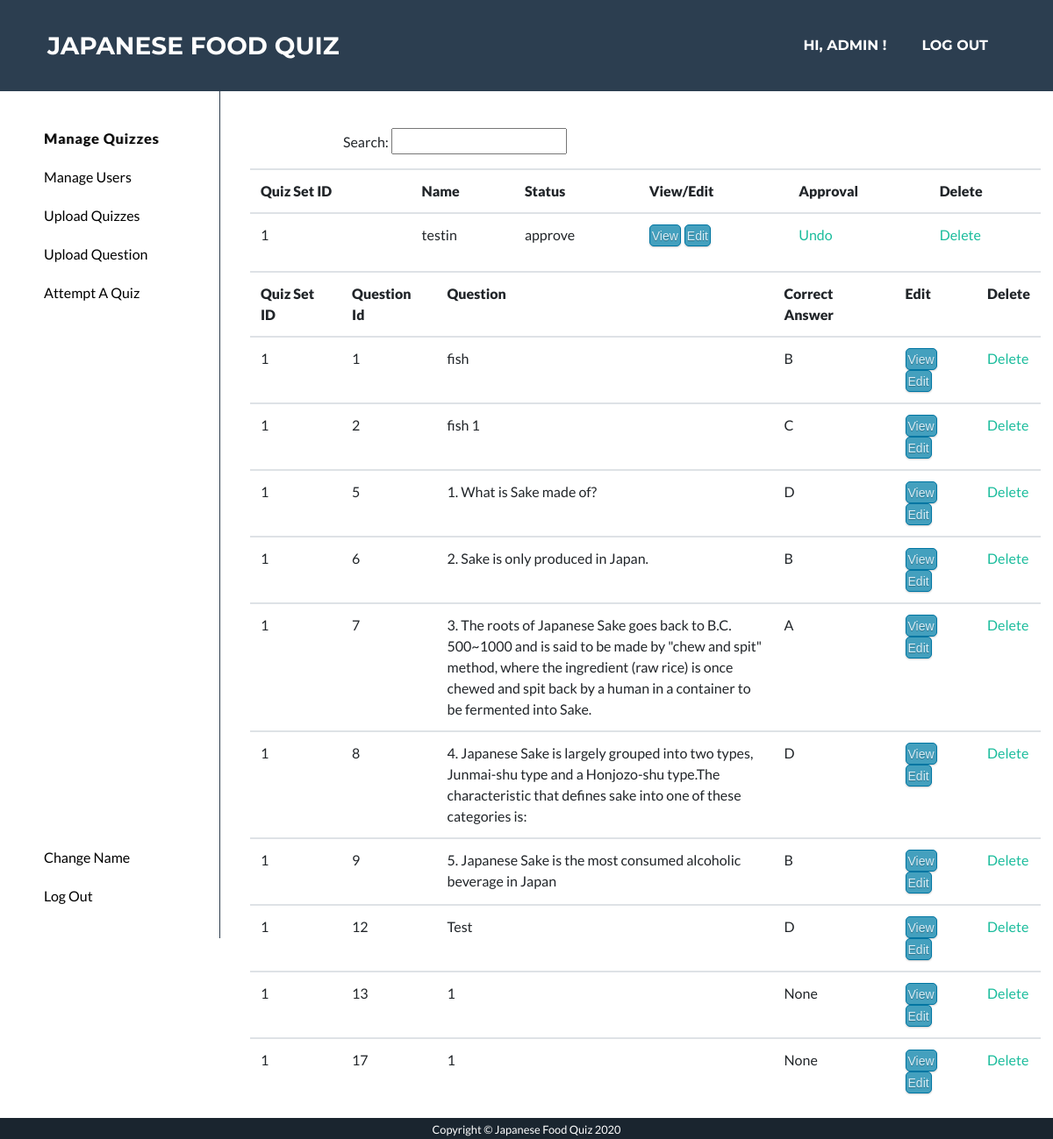
/manage_quiz (signed in), run on an earlier commit of the app's database.
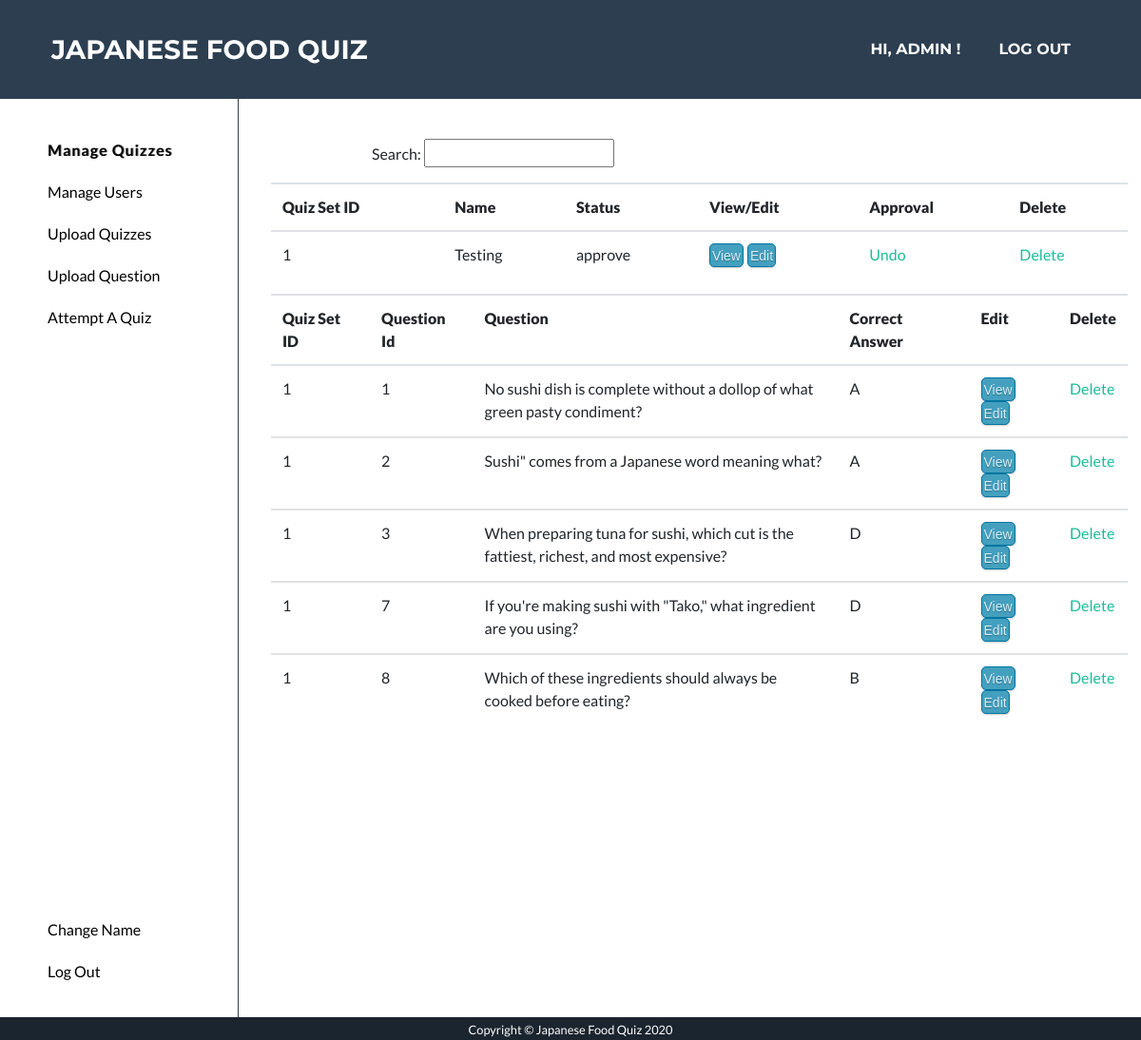
And on a later commit of the database.
### app/models.py (models this page shows, shortened)
class QuizSet(db.Model):
    __table_args__ = {'extend_existing': True}
    quizSetID = db.Column(db.Integer, primary_key=True)
    name = db.Column(db.String(100))
    description = db.Column(db.String(100))
    picture = db.Column(db.String(100))
    userID = db.Column(db.String)
    status = db.Column(db.String(100))

class Question(db.Model):
    __table_args__ = {'extend_existing': True}
    questionID = db.Column(db.Integer, primary_key=True)
    quizSetID = db.Column(db.Integer)
    question = db.Column(db.String(1000))
    choiceA = db.Column(db.String(100))
    choiceB = db.Column(db.String(100))
    choiceC = db.Column(db.String(100))
    choiceD = db.Column(db.String(100))
    correctAnswer = db.Column(db.String(2))

### app/routes.py (the view)
@app.route('/manage_quiz')
@login_required
def manage_quiz():
	user = current_user
	if user.id != '1111111':
		return redirect('/admin')
	quizSetIds = []
	quizSets = QuizSet.query.all()
	for quizSet in quizSets:
		quizSetIds.append(quizSet.quizSetID)
	questions = Question.query.all()
	show_questions = []
	for question in questions:
		if question.quizSetID in quizSetIds:
			show_questions.append(question)
	return render_template('manage_quiz.html', quizSets=quizSets, questions=show_questions, username=current_user.name)

### app/models.py (called while the page is built)
@login.user_loader
def load_user(id):
    user = User.query.filter_by(id=(int(id))).first()
    return user

### app/templates/manage_quiz.html (shortened to what this page needs)
<!DOCTYPE html>
<html lang="en">
  <head>
    <link href="/static/style.css" rel="stylesheet" />
    <link rel="stylesheet" type="text/css" href="static/default.css" />
    <link rel="stylesheet" type="text/css" href="static/admin_page.css" />
    {% extends 'base.html' %} {% block content %}
    <div class="main">
      <div class="navbar2">
        <ul class="nav_ul2">
          <li class="nav_list2">
            <a href="/manage_quiz"><button class="highlight_m_quiz">Manage Quizzes</button> </a>
          </li>
          <li class="nav_list2">
            <a href="/manage_user"><button>Manage Users</button> </a>
          </li>
          <li class="nav_list2">
            <a href="/upload_question_set"><button>Upload Quizzes</button> </a>
          </li>
          <li class="nav_list2">
            <a href="/upload_quiz"><button>Upload Question</button></a>
          </li>
          <li class="nav_list2">
            <a href="/qs"><button>Attempt A Quiz </button></a>
          </li>
          <li class="nav_list2_bottom">
            <a href="/user_change_name"><button>Change Name</button></a>
        </li>
          <li class="nav_list2"><a href="/logout"><button>Log Out</button></a></li>
        </ul>
      </div>
      <div class="main_part">
        <p class="search">Search: <input type="text" /></p>
      <div class="flex_list container">
       <table class='table'>
              <tr>
                  <th><strong>Quiz Set ID</strong></th>
                  <th><strong>Name</strong></th>
                  <th><strong>Status</strong></th>
                  <th><strong>View/Edit</strong></th>
                  <th><strong>Approval</strong></th>
                  <th><strong>Delete</strong></th>
              </tr>
               {% for quizSet in quizSets %}
                  <tr>
                          <td>{{ quizSet.quizSetID }}</td>
                          <td>{{ quizSet.name }}</td>
                          <td>{{ quizSet.status }}</td>
                          <td><a class="button2 mr-1" href="/view_question_set?id={{ quizSet.quizSetID }}">View</a><a class="button2" href="/edit_question_set?id={{ quizSet.quizSetID }}">Edit</a></td>
                          {%  if quizSet.status== "approve" %}
                          <td style="text-align: left;" ><a href="/approve_quiz_set?id={{ quizSet.quizSetID }}">Undo</a></td>
                          {% else %}
                          <td style="text-align: left;" ><a href="/approve_quiz_set?id={{ quizSet.quizSetID }}">Approve</a></td>
                          {% endif %}
                          <td style="text-align: left;" ><a href="/delete_quiz_set?id={{ quizSet.quizSetID }}">Delete</a></td>
                  </tr>
               {% endfor %}
       </table>
      </div>
      <div class="flex_list container">
       <table class='table'>
              <tr>
                  <th><strong>Quiz Set ID</strong></th>
                  <th><strong>Question Id</strong></th>
                  <th><strong>Question</strong></th>
                  <th><strong>Correct Answer</strong></th>
                  <th><strong>Edit</strong></th>
                  <th><strong>Delete</strong></th>
              </tr>
               {% for question in questions %}
                  <tr>
                          <td>{{ question.quizSetID }}</td>
                          <td>{{ question.questionID }}</td>
                          <td style="width:24rem;">{{ question.question }}</td>
                          <td>{{ question.correctAnswer}} </td>
                          <td><a class="button2 mr-1" href="/view_quiz?id={{ question.questionID }}&qsID={{ question.quizSetID }}">View</a><a class="button2" href="/edit_quiz?id={{ question.questionID }}&qsID={{ question.quizSetID }}">Edit</a>
                          <td style="text-align: left;" ><a href="/delete_quiz?id={{ question.questionID }}">Delete</a></td>
                          </td>
                  </tr>
               {% endfor %}
       </table>
      </div>
      </div>
    </div>
    {% endblock %}

What changed in the data, as far as the page shows it:
no longer on this page (row edited): Question: quizSetID "1", questionID "5", question "1. What is Sake made of?", correctAnswer "D"
no longer on this page (row edited): Question: quizSetID "1", questionID "6", question "2. Sake is only produced in Japan.", correctAnswer "B"
removed Question: quizSetID "1", questionID "9", question "5. Japanese Sake is the most consumed alcoholic beverage in Japan", correctAnswer "B"
removed Question: quizSetID "1", questionID "12", question "Test", correctAnswer "D"
removed Question: quizSetID "1", questionID "13", question "1", correctAnswer "None"
removed Question: quizSetID "1", questionID "17", question "1", correctAnswer "None"
changed QuizSet "approve": name "testin" → "Testing"
changed Question id 1: question "fish" → "No sushi dish is complete without a dollop of what green pasty condiment?"; correctAnswer "B" → "A"
changed Question id 2: question "fish 1" → "Sushi\" comes from a Japanese word meaning what?"; correctAnswer "C" → "A"
now on this page (row edited): Question: quizSetID "1", questionID "3", question "When preparing tuna for sushi, which cut is the fattiest, richest, and most expensive?", correctAnswer "D"
changed Question id 7: question "3. The roots of Japanese Sake goes back to B.C. 500~1000 and is said to be made by \"chew and spit\" method, where the ingredient (raw rice) is once chewed and spit back by a human in a container to be fermented into Sake." → "If you're making sushi with \"Tako,\" what ingredient are you using?"; correctAnswer "A" → "D"
changed Question id 8: question "4. Japanese Sake is largely grouped into two types, Junmai-shu type and a Honjozo-shu type.The characteristic that defines sake into one of these categories is:" → "Which of these ingredients should always be cooked before eating?"; correctAnswer "D" → "B"
